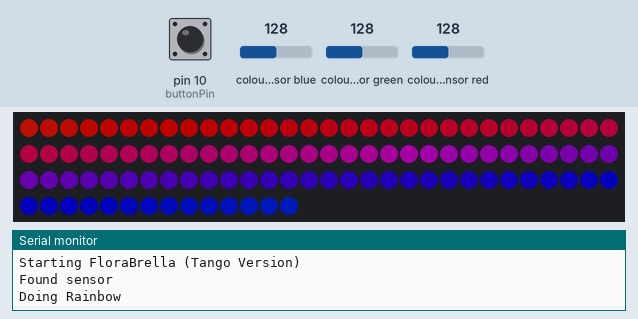
A sketch run on a simulated Arduino Uno, built with avr-gcc and run on an emulated ATmega328P. Parts: 104 RGB LEDs in strip order, left to right, continuing on the next row, the last lines printed to the serial monitor. The test bench sets the inputs (shaded band); at power-on: pin 10 (buttonPin) HIGH, colour sensor blue 128, colour sensor green 128, colour sensor red 128. Dim RGB values are drawn brighter than linear; random numbers use the default seed unless the sketch sets one.

Above: at 1.2 s.
1.3 s: pin 10 (buttonPin) pulled LOW for 0.15 s
At 1.71 s:
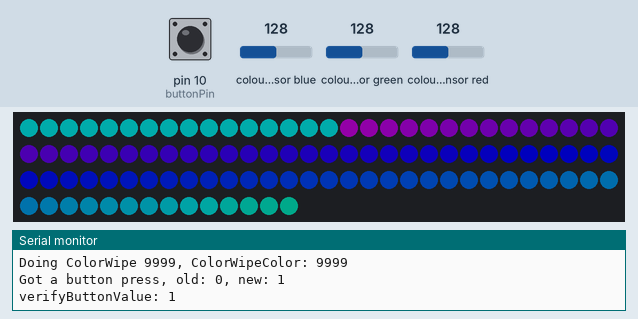
2.0 s: pin 10 (buttonPin) pulled LOW for 3.2 s
At 6.0 s:
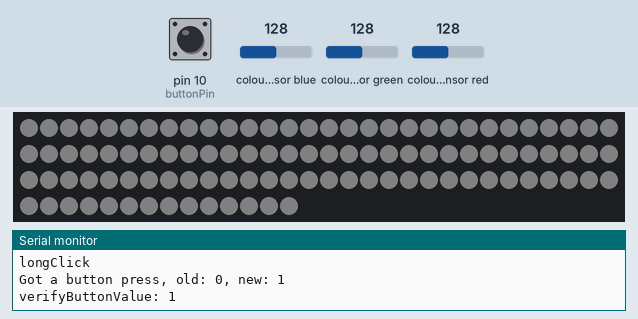
6.7 s: pin 10 (buttonPin) pulled LOW for 1 s
At 9.1 s:
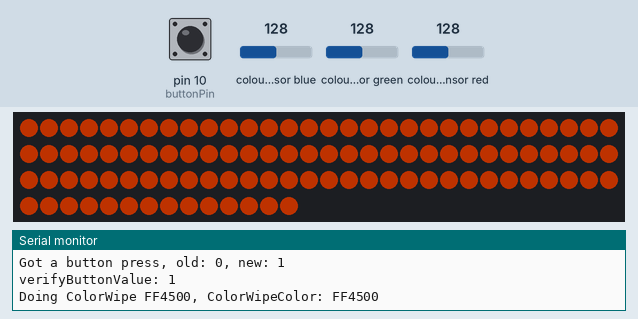
9.4 s: pin 10 (buttonPin) pulled LOW for 0.15 s
At 9.91 s:
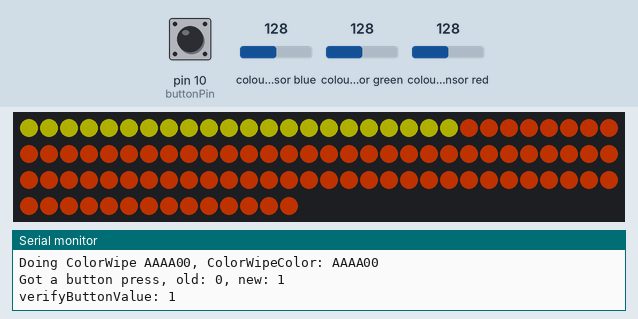
10.1 s: pin 10 (buttonPin) pulled LOW for 0.15 s
At 10.53 s:
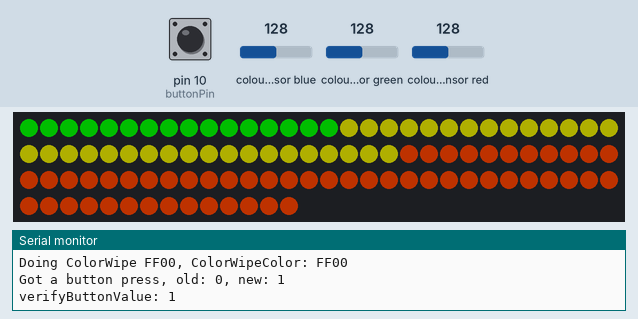
10.8 s: pin 10 (buttonPin) pulled LOW for 1 s
At 13.2 s:
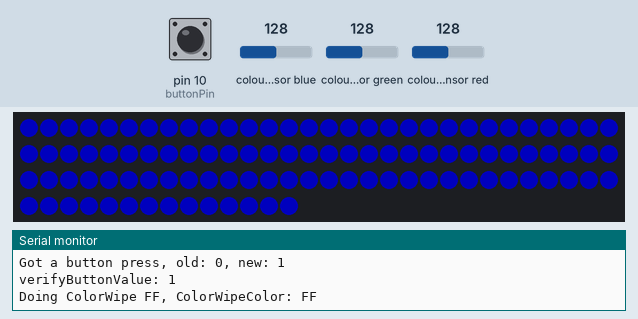
Timing chart, 0 to 14.7 s (numbered marks = the images above; inputs shaded):
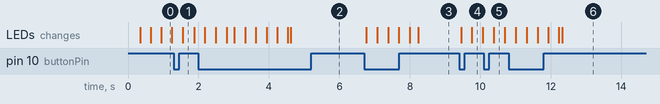

The sketch:

FloraBrella.ino
```cpp
#include <Wire.h>
#include "Adafruit_TCS34725.h"
#include <Adafruit_NeoPixel.h>

#define PIN 6
#define TOTAL_PIXEL_COUNT 13 * 8 //The total amount of pixel's/led's in your connected strip/stick (Default is 60)

#define COLOR_RED   0xFF0000
#define COLOR_GREEN 0x00FF00
#define COLOR_BLUE  0x0000FF
#define COLOR_CYAN  0x009999
#define COLOR_WHITE 0x999999
#define COLOR_YELLOW 0xAAAA00
#define COLOR_ORANGE 0xFF4500
#define COLOR_CHARTREUSE 0x7FFF00
#define COLOR_PURPLE 0xAA00AA
#define COLOR_PINK 0xFF1493

uint32_t primaryColors[] = {
        COLOR_RED,
        COLOR_ORANGE,
        COLOR_YELLOW,
        COLOR_GREEN,
        COLOR_BLUE,
        COLOR_CYAN,
        COLOR_PURPLE,
        COLOR_PINK,
        COLOR_CHARTREUSE,
};

enum UserMode {
    MODE_RAINBOW,
    MODE_SOLID_CYAN,
    MODE_SOLID_RED,
    MODE_SOLID_ORANGE,
    MODE_SOLID_YELLOW,
    MODE_SOLID_GREEN,
    MODE_SOLID_BLUE,
    MODE_SOLID_PURPLE,
    MODE_SOLID_PINK,
    MODE_SOLID_WHITE,
    MODE_RANDOM_DOTS,
    MODE_RANDOM_PRIMARY,
    MODE_RAINBOW_PRIMARY_WHOLE,
//    MODE_RAIN,
    MODE_READANDSET,
};

inline UserMode operator++(UserMode &currentMode, int)
{
    const UserMode prevMode = currentMode;
    const int i = static_cast<int>(currentMode);
    // This is a bit of a hack using MODE_READANDSET as the mod (%) operator value here.  We don't actually
    // want to increment to MODE_READANDSET (since it's triggered by a long click). MODE_READANDSET should always
    // be the last element in the UserMode enum, so we're using it's ordinal value to mod the number so that
    // the ++ operator will wrap around from the second to last element (the one before MODE_READANDSET) to the
    // first element.
    currentMode = static_cast<UserMode>((i + 1) % MODE_READANDSET);
    return prevMode;
}
UserMode userMode = MODE_RAINBOW;

enum ColorFunction {
    FUNCTION_RAINBOW,
    FUNCTION_COLORWIPE,
    FUNCTION_RANDOM_DOTS,
    FUNCTION_RANDOM_PRIMARY,
    FUNCTION_RAINBOW_PRIMARY_WHOLE,
    FUNCTION_RAIN,
};
ColorFunction colorFunction = FUNCTION_RAINBOW;

float r, g, b;
uint32_t colorWipeColor;

enum ButtonResponse {
    BUTTONRESPONSE_NONE,
    BUTTONRESPONSE_CLICK,
    BUTTONRESPONSE_LONG_CLICK,
};
ButtonResponse readButton();

const int buttonPin = 10; // switch is connected to pin 10
int val; // variable for reading the pin status

Adafruit_NeoPixel strip = Adafruit_NeoPixel(TOTAL_PIXEL_COUNT, PIN, NEO_GRB + NEO_KHZ800);
// our RGB -> eye-recognized gamma color
byte gammatable[256];
static const int BUTTON_WAIT_MILLIS = 30;
Adafruit_TCS34725 tcs = Adafruit_TCS34725(TCS34725_INTEGRATIONTIME_50MS, TCS34725_GAIN_4X);

bool updatingMode = false;

unsigned long lastButtonRead = 0;
bool currentButtonValue = true;
bool newButtonValue;
enum ButtonState {
    BUTTONSTATE_NORMAL,
    BUTTONSTATE_CHANGING
};

ButtonState buttonState = BUTTONSTATE_NORMAL;

unsigned long longPressStart = 0;

uint32_t takeColorMeasurement() {
    uint16_t clear, red, green, blue;

    tcs.setInterrupt(false); // turn on LED

    delay(60); // takes 50ms to read
    tcs.getRawData(&red, &green, &blue, &clear);
    tcs.setInterrupt(true); // turn off LED
    Serial.print("C:\t");
    Serial.print(clear);
    Serial.print("\tR:\t");
    Serial.print(red);
    Serial.print("\tG:\t");
    Serial.print(green);
    Serial.print("\tB:\t");
    Serial.print(blue);
// Figure out some basic hex code for visualization
    uint32_t sum = red;
    sum += green;
    sum += blue;
    sum = clear;
    r = red;
    r /= sum;
    g = green;
    g /= sum;
    b = blue;
    b /= sum;
    r *= 256;
    g *= 256;
    b *= 256;
    Serial.print("\t");
    Serial.print((int) r, HEX);
    Serial.print((int) g, HEX);
    Serial.print((int) b, HEX);
    Serial.println();

    Serial.print((int) r);
    Serial.print(" ");
    Serial.print((int) g);
    Serial.print(" ");
    Serial.println((int) b);
    return strip.Color(gammatable[(int) r], gammatable[(int) g], gammatable[(int) b]);
}

ButtonResponse readButton() {
    bool tmpButtonValue = (bool) digitalRead(buttonPin);
    if (tmpButtonValue) {
        longPressStart = millis();
    }
    if (!tmpButtonValue && (longPressStart != 0) && (millis() - longPressStart > 1000)) {
        Serial.println("longClick");
        return BUTTONRESPONSE_LONG_CLICK;
    }

    if (buttonState == BUTTONSTATE_CHANGING) {
        if (millis() - lastButtonRead > BUTTON_WAIT_MILLIS) {
            bool verifyButtonValue = tmpButtonValue;
            Serial.print("verifyButtonValue: ");
            Serial.println(verifyButtonValue);
            if (verifyButtonValue == newButtonValue) {
                buttonState = BUTTONSTATE_NORMAL;
                currentButtonValue = newButtonValue;
                if (newButtonValue) {
                    longPressStart = 0;
                }
                return BUTTONRESPONSE_CLICK;
            } else {
                buttonState = BUTTONSTATE_NORMAL;
                newButtonValue = currentButtonValue;
            }
        }
    } else {
        newButtonValue = tmpButtonValue;
        if (newButtonValue != currentButtonValue) {
            Serial.print("Got a button press, old: " );
            Serial.print(currentButtonValue);
            Serial.print(", new: " );
            Serial.print(newButtonValue);
            Serial.println();
            buttonState = BUTTONSTATE_CHANGING;
            lastButtonRead = millis();
            if (!newButtonValue) {
                longPressStart = lastButtonRead;
            }
        }
    }
    return BUTTONRESPONSE_NONE;
}

bool processedLongClick = false;
void updateUserMode() {
    ButtonResponse buttonResponse = readButton();
    if (buttonResponse == BUTTONRESPONSE_CLICK && !currentButtonValue) {
        Serial.println("X");
        if (!updatingMode) {
            Serial.print ("Changing userMode.  Old function: " );
            Serial.print(userMode);
            if (userMode == MODE_READANDSET) {
                userMode = MODE_RAINBOW;
            } else {
                userMode++;
            }
            Serial.print(", new userMode: " );
            Serial.print(userMode);
            Serial.println();
            updatingMode = true;
            switch (userMode) {
                case MODE_RAINBOW:
                    colorFunction = FUNCTION_RAINBOW;
                    break;
                case MODE_SOLID_RED:
                    colorFunction = FUNCTION_COLORWIPE;
                    colorWipeColor = COLOR_RED;
                    break;
                case MODE_SOLID_ORANGE:
                    colorFunction = FUNCTION_COLORWIPE;
                    colorWipeColor = COLOR_ORANGE;
                    break;
                case MODE_SOLID_YELLOW:
                    colorFunction = FUNCTION_COLORWIPE;
                    colorWipeColor = COLOR_YELLOW;
                    break;
                case MODE_SOLID_GREEN:
                    colorFunction = FUNCTION_COLORWIPE;
                    colorWipeColor = COLOR_GREEN;
                    break;
                case MODE_SOLID_BLUE:
                    colorFunction = FUNCTION_COLORWIPE;
                    colorWipeColor = COLOR_BLUE;
                    break;
                case MODE_SOLID_PURPLE:
                    colorFunction = FUNCTION_COLORWIPE;
                    colorWipeColor = COLOR_PURPLE;
                    break;
                case MODE_SOLID_PINK:
                    colorFunction = FUNCTION_COLORWIPE;
                    colorWipeColor = COLOR_PINK;
                    break;
                case MODE_SOLID_CYAN:
                    colorFunction = FUNCTION_COLORWIPE;
                    colorWipeColor = COLOR_CYAN;
                    break;
                case MODE_SOLID_WHITE:
                    colorFunction = FUNCTION_COLORWIPE;
                    colorWipeColor = COLOR_WHITE;
                    break;
                case MODE_RANDOM_DOTS:
                    colorFunction = FUNCTION_RANDOM_DOTS;
                    break;
                case MODE_RANDOM_PRIMARY:
                    colorFunction = FUNCTION_RANDOM_PRIMARY;
                    break;
                case MODE_RAINBOW_PRIMARY_WHOLE:
                    colorFunction = FUNCTION_RAINBOW_PRIMARY_WHOLE;
                    break;
//                case MODE_RAIN:
//                    colorFunction = FUNCTION_RAIN;
//                    break;
                default:
                    colorFunction = FUNCTION_RAINBOW;
                    break;
            }

//            printColorFunction();
        }
        processedLongClick = false;
    } else if (buttonResponse == BUTTONRESPONSE_LONG_CLICK) {
        if (!processedLongClick) {
            processedLongClick = true;
            colorFunction = FUNCTION_COLORWIPE;
            colorWipeColor = takeColorMeasurement();

        }
    } else {
        updatingMode = false;
        processedLongClick = false;
    }
}


// Fill the dots one after the other with a color
void colorWipe(uint32_t c, uint8_t wait) {
    Serial.print("Doing ColorWipe ");
    Serial.print(c, HEX);
    Serial.print(", ColorWipeColor: " );
    Serial.println(colorWipeColor, HEX);
    for (uint16_t i = 0; i < strip.numPixels(); i++) {
        updateUserMode();
        if (colorFunction != FUNCTION_COLORWIPE || c != colorWipeColor) {
            return;
        }
        strip.setPixelColor(i, c);
        strip.show();
        delay(wait);
    }
}

// Input a value 0 to 255 to get a color value.
// The colours are a transition r - g - b - back to r.
uint32_t Wheel(byte WheelPos) {
    if (WheelPos < 85) {
        return strip.Color(WheelPos * 3, 255 - WheelPos * 3, 0);
    } else if (WheelPos < 170) {
        WheelPos -= 85;
        return strip.Color(255 - WheelPos * 3, 0, WheelPos * 3);
    } else {
        WheelPos -= 170;
        return strip.Color(0, WheelPos * 3, 255 - WheelPos * 3);
    }
}


//Rainbow Program
void rainbow(uint8_t wait) {
    Serial.println("Doing Rainbow");
    uint16_t i, j;

    for (j = 0; j < 256; j++) {
        updateUserMode();
        if (colorFunction != FUNCTION_RAINBOW) {
            return;
        }

        for (i = 0; i < strip.numPixels(); i++) {
            strip.setPixelColor(i, Wheel((i + j) & 255));
        }
        strip.show();
        delay(wait);
    }
}

// Rainbow Cycle Program - Equally distributed
void rainbowCycle(uint8_t wait) {
    uint16_t i, j;

    for (j = 0; j < 256 * 5; j++) { // 5 cycles of all colors on wheel
        for (i = 0; i < strip.numPixels(); i++) {
            strip.setPixelColor(i, Wheel(((i * 256 / strip.numPixels()) + j) & 255));
        }
        strip.show();
        delay(wait);
    }
}

void readAndSetColor() {
    takeColorMeasurement();
    colorWipeColor = strip.Color(gammatable[(int) r], gammatable[(int) g], gammatable[(int) b]);
}

unsigned long lastRandomDots = 0;
void randomDots() {
    updateUserMode();
    if (colorFunction != FUNCTION_RANDOM_DOTS) {
        lastRandomDots = 0;
        return;
    }
    if (millis() - lastRandomDots > 500) {
        lastRandomDots = millis();
        for (uint16_t i = 0; i < TOTAL_PIXEL_COUNT; i++) {
            long color = random(0xFFFFFF);
            strip.setPixelColor(i, (uint32_t) color);
        }
        strip.show();
    }
}

void randomPrimaryDots() {
    updateUserMode();
    if (colorFunction != FUNCTION_RANDOM_PRIMARY) {
        lastRandomDots = 0;
        return;
    }
    if (millis() - lastRandomDots > 500) {
        lastRandomDots = millis();
        for (uint16_t i = 0; i < TOTAL_PIXEL_COUNT; i++) {
            long color = primaryColors[random(9)];
            strip.setPixelColor(i, (uint32_t) color);
        }
        strip.show();
    }
}

uint8_t rainbowColor;
void rainbowPrimaryWhole() {
    updateUserMode();
    if (colorFunction != FUNCTION_RAINBOW_PRIMARY_WHOLE) {
        lastRandomDots = 0;
        return;
    }
    if (millis() - lastRandomDots > 1000) {
        lastRandomDots = millis();
        for (uint16_t i = 0; i < TOTAL_PIXEL_COUNT; i++) {
            strip.setPixelColor(i, primaryColors[rainbowColor]);
        }
        rainbowColor++;
        if (rainbowColor >= 8) {
            rainbowColor = 0;
        }
        strip.show();
    }
}

void rain() {
    // Create an array of 20 raindrops
    const int raindropCount = 20;
    int pos[raindropCount];
    // Set each rain drop at the starting gate.
    // Signify by a position of -1
    for (int i = 0; i < raindropCount; i++) {
        pos[i] = -1;
    }
    // Main loop. Keep looping until we've done
    // enough "frames."
    boolean done = false;
    int counter = 0;
    while (!done) {
        // Start by turning all LEDs off:
        for (int i = 0; i < strip.numPixels(); i++)
            strip.setPixelColor(i, 0);

        // Loop for each rain drop
        for (int i = 0; i < raindropCount; i++) {
            // If the drop is out of the starting gate,
            // turn on the LED for it.
            if (pos[i] >= 0) {
                strip.setPixelColor(pos[i], strip.Color(0, 0, 127));
                // Move the drop down one row
                pos[i] -= 7;
                // If we've fallen off the strip, but us back at the starting gate.
                if (pos[i] < 0)
                    pos[i] = -1;
            }
            // If this drop is at the starting gate, randomly
            // see if we should start it falling.
            if (pos[i] == -1 && random(40) == 0 && counter < 380) {
                // Pick one of the 6 starting spots to begin falling
                pos[i] = 143 - random(6);
            }
            strip.show();
            delay(2);
        }
    }
}

//void rain2() {
//    Serial.println("rain");
//    for ( int i = 0; i < TOTAL_PIXEL_COUNT; i++ ) {
//        strip.setPixelColor(i, 0);
//    }
//    strip.show();
//    for ( int i = 0; i < 157; i++ ) {
//        updateUserMode();
//        if (userMode != MODE_RAIN) {
//            return;
//        }
//        float x = i / 100.0;
////        Serial.println(x);
//        double y = cos(x);
//        int ledIndex = y * 13;
//        for (int j = 0; j < 13; j++ ) {
//            strip.setPixelColor(12-j, (ledIndex == j) ? 0xFF0000 : 0);
//        }
//        strip.show();
//        delay(2);
//    }
//}

void setup() {
    Serial.begin(115200); // Set up serial communication at 9600bps
    Serial.println("Starting FloraBrella (Tango Version)");
    pinMode(buttonPin, INPUT_PULLUP); // Set the switch pin as input
    pinMode(PIN, OUTPUT);
    strip.setBrightness(80); //adjust brightness here

    strip.begin();
    strip.show(); // Initialize all pixels to 'off'
    if (tcs.begin()) {
        Serial.println("Found sensor");
    } else {
        Serial.println("No TCS34725 found ... check your connections");
        while (1); // halt!
    }
    tcs.setInterrupt(true); // turn off LED

// thanks PhilB for this gamma table!
// it helps convert RGB colors to what humans see
    for (int i = 0; i < 256; i++) {
        float x = i;
        x /= 255;
        x = pow(x, 2.5);
        x *= 255;
        gammatable[i] = x;
//Serial.println(gammatable[i]);
    }

//    for (int i = 0;
//         i < 3; i++) { //this sequence flashes the first pixel three times as a countdown to the color reading.
//        strip.setPixelColor(0, strip.Color(188, 188,
//                                           188)); //white, but dimmer-- 255 for all three values makes it blinding!
//        strip.show();
//        delay(1000);
//        strip.setPixelColor(0, strip.Color(0, 0, 0));
//        strip.show();
//        delay(500);
//    }
//
//    rain();
//    rainbowCycle(10);
//    takeColorMeasurement();
//    colorWipe(strip.Color(gammatable[(int) r], gammatable[(int) g], gammatable[(int) b]), 0);
}

void loop() {
    switch (colorFunction) {
        case FUNCTION_RAINBOW:
            rainbow(3);
            break;
        case FUNCTION_COLORWIPE:
            colorWipe(colorWipeColor, 10);
            break;
        case FUNCTION_RANDOM_DOTS:
            randomDots();
            break;
        case FUNCTION_RANDOM_PRIMARY:
            randomPrimaryDots();
            break;
        case FUNCTION_RAINBOW_PRIMARY_WHOLE:
            rainbowPrimaryWhole();
            break;
//        case FUNCTION_RAIN:
//            rain2();
//            break;
        default:
            FUNCTION_RAINBOW;
            break;
    }
}
```

Measured:
- after the input at 6.7 s, the LEDs: first change after 0.06 s (image 3 shows a later state)
- after the input at 9.4 s, the LEDs: first change after 0.06 s (image 4 shows a later state)
